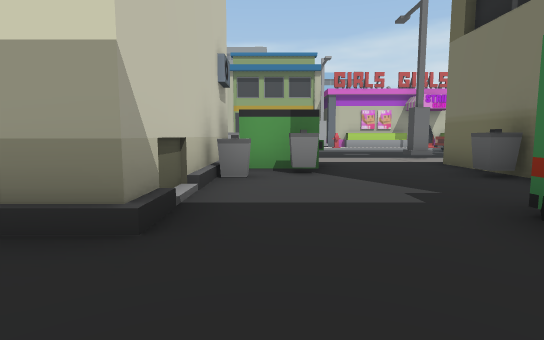
View 1 (above)

24 first-person views from a walk through a 3-D level made in the Unity game engine. The camera is 1.2 m above the floor, tilts 6° down and sees 80° across. The floor is counted in squares, 2 m on a side. Each view is taken from the middle of a square. On the plan, view 1 faces up. The plan holds only what a view shows up to about 10 squares ahead; the rest is blank. The place goes on beyond the plan. The player is left out. Door leaves are left out, so doorways stand open.

View 2
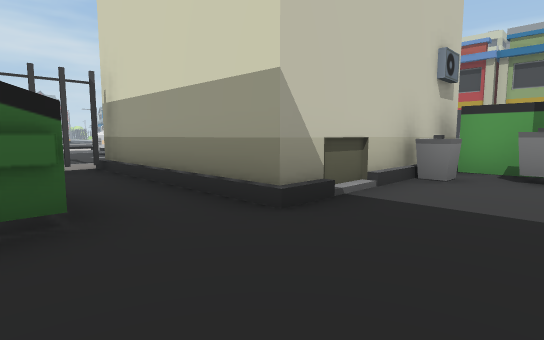

View 3
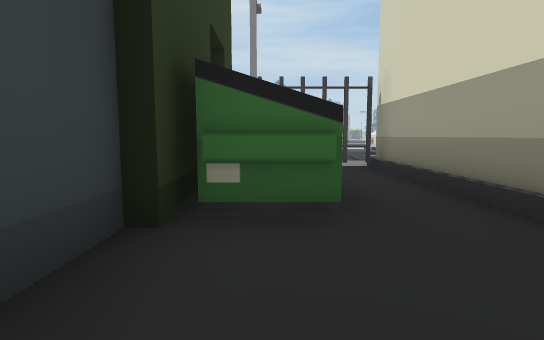

View 4
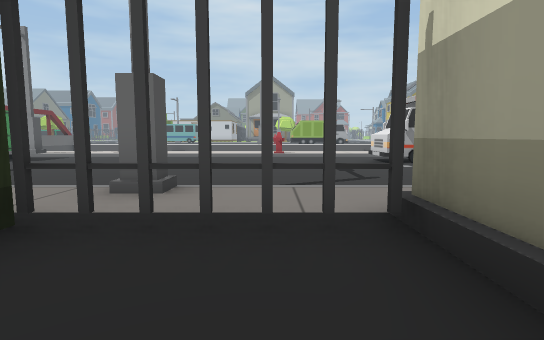

View 5
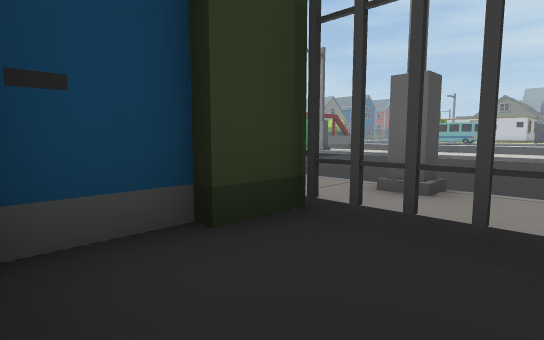

View 6
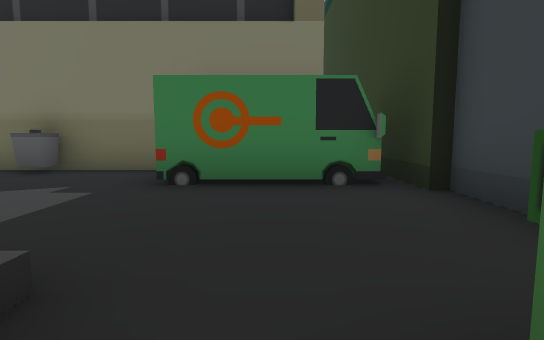

View 7
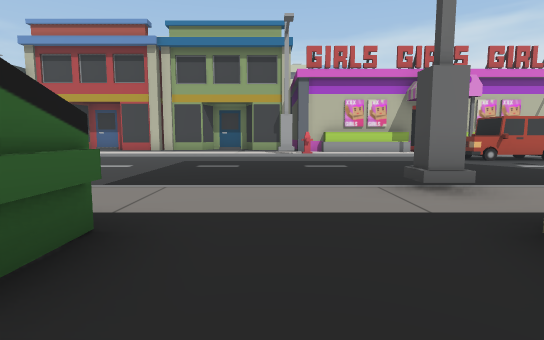

View 8
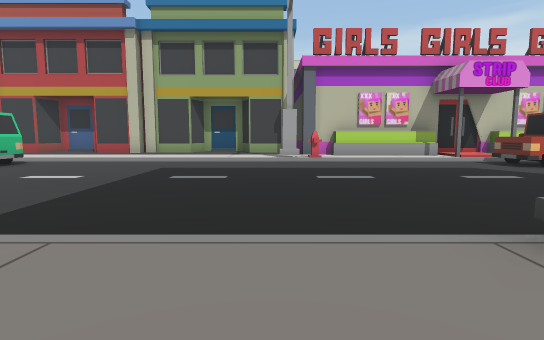

View 9
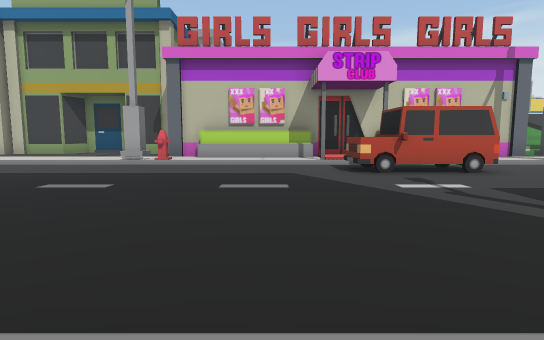

View 10
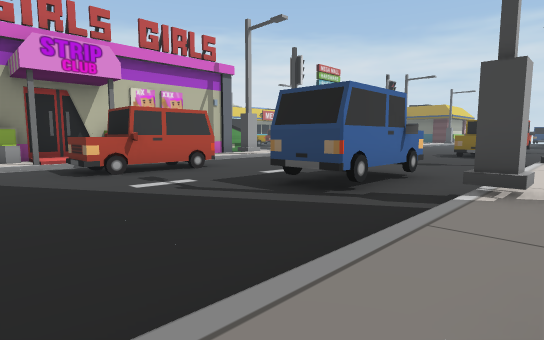

View 11
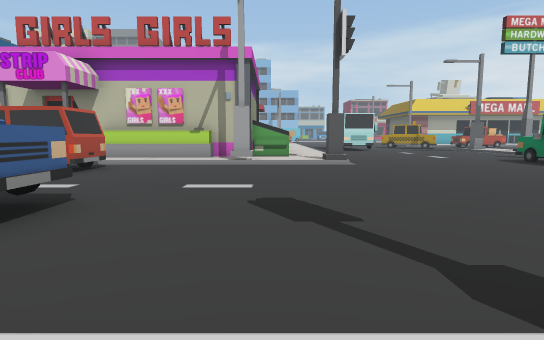

View 12
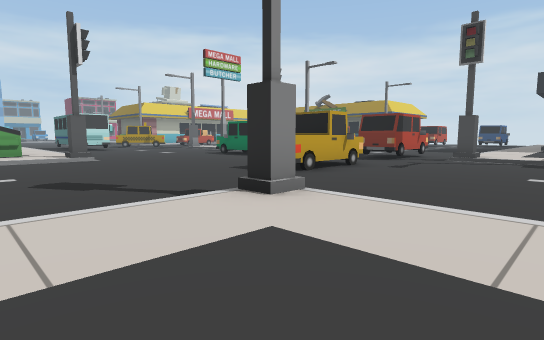

View 13
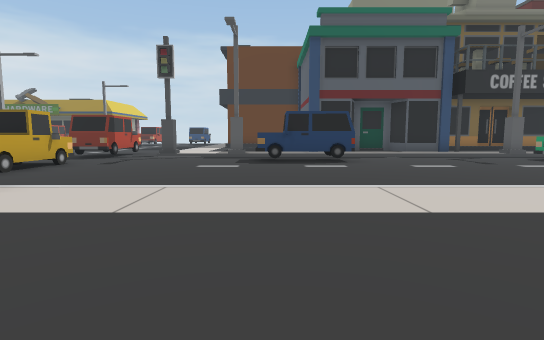

View 14
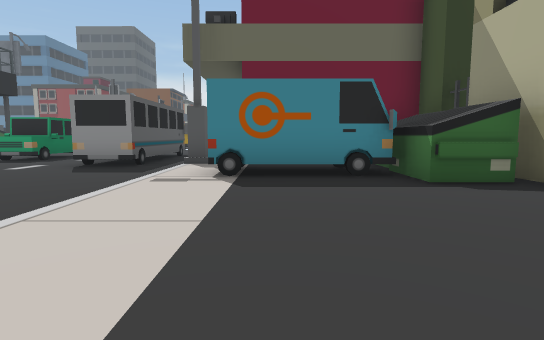

View 15
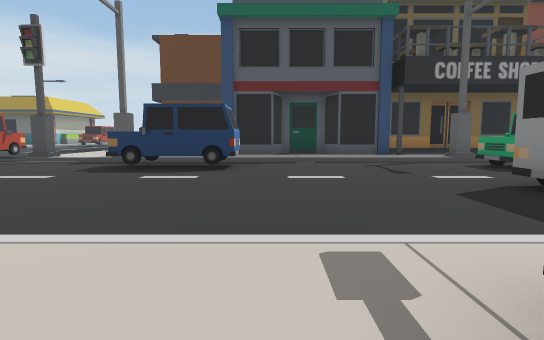

View 16
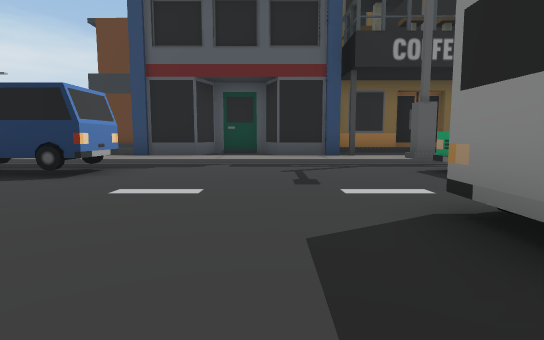

View 17
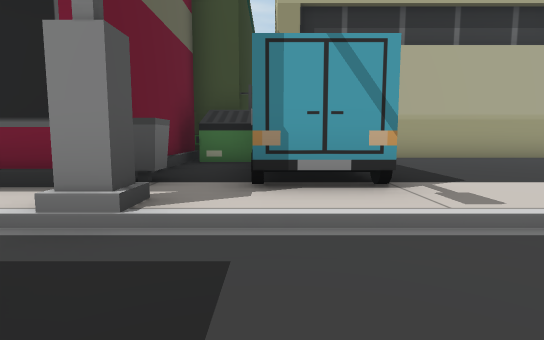

View 18
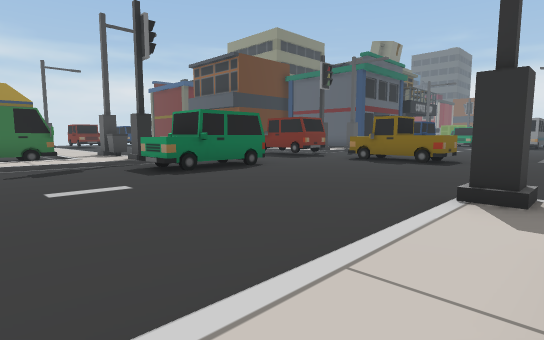

View 19
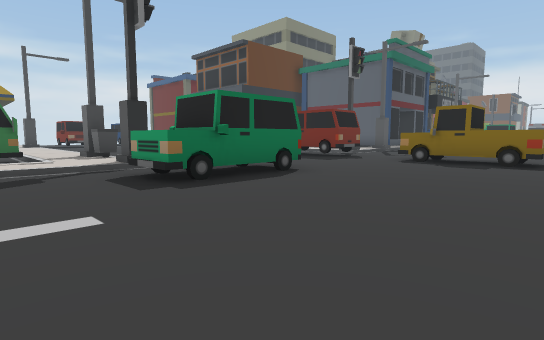

View 20
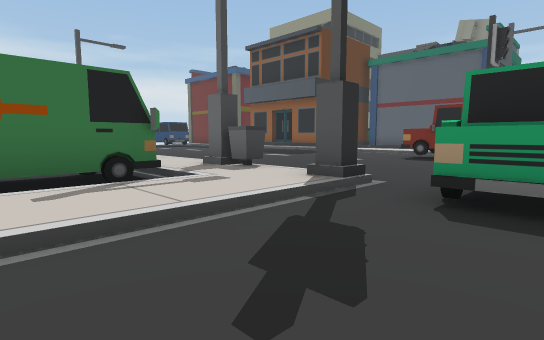

View 21
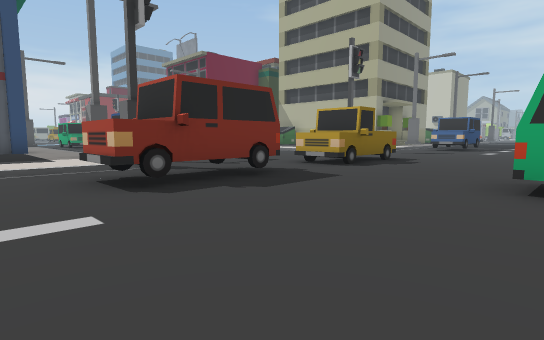

View 22
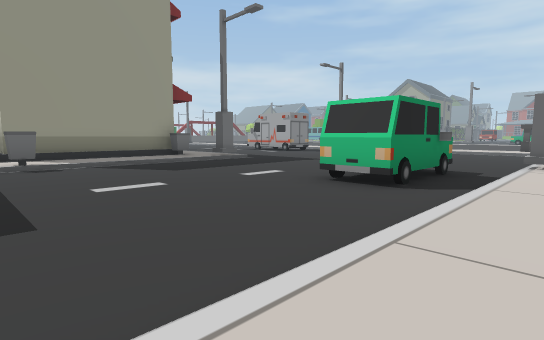

View 23
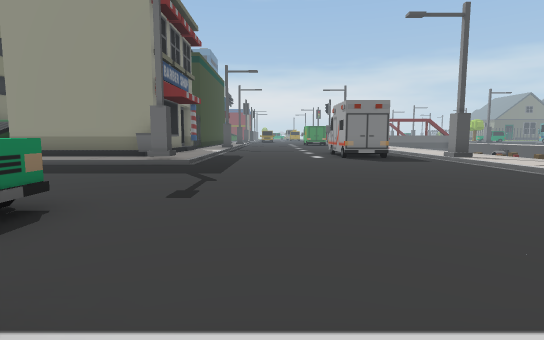

View 24
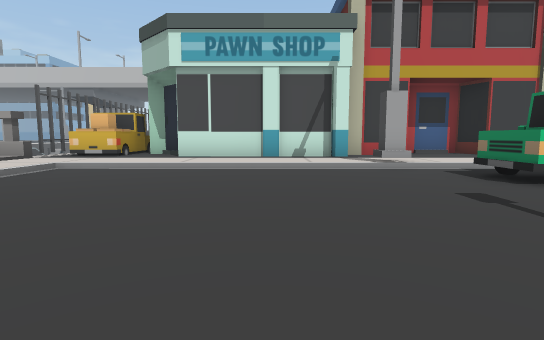

### Floor plan
Key: @ floor where view 1 was taken; # wall or solid block; . main floor; : floor 0.25 m higher than the main floor; + floor 0.5 m higher than the main floor; / step, stairs or slope; v drop or lower ground; B bin; U dumpster; I building; T thing the floor can be seen under or through; C car; H hydrant; A van; F fence; S bus; O other object.
Columns run from 16 left of view 1 to 26 right of it. Each row starts with its distance up from view 1.
 20  OO      ####                  :/....../:.
 19 vOO##  ###::##                U:/....../:.
 18 vOO:####::::  :::::###########U:/....../:AA
 17 #:::::::::::::::::::IIII+IIII:::/....CC/:B#
 16  ///////#//////////H/////////#//O....CCO/B.
 15   /....../CC............C C..........CC....
 14   /....../CC............CCC................
 13    ........................................
 12    ........................................
 11   /.......................CCC.....OOO.CCC..
 10  :/.......................CC......OOO.CCC..
  9 ::/....../#////B////#///////////O......O//
  8 ::#....../:::::::::::::://:: :::/....../::
  7 ::/....../:B####UU::#  I     :::/....../::
  6                #UU::#     #: :::/......#::
  5      O         BB::B#     #:::::/....CC/::
  4    .O...       #::::#     #:::::/....C./::
  3    .. .../     #::::#     #:::::/....CC/:#
  2    .. .../:#####::#       #UU:::/....../:##
  1    .. .../:T::::::#       #UA###/....../::#
  0  :/......#:T:UU:@:#       FU:  #/....../:##
 -1  :/....../:T#######        U::B:#....../###
 -2   /.. .../:               #####//.S..../#:#
 -3     . ...                          ..CC/::#
 -4    .. ..                            .C./ :#
 -5    ..                                C    #

Positions as (right, up) in squares from view 1, and headings:
1: (0, 0), facing up
2: (1, 0), facing up-left
3: (1, 0), facing left
4: (-3, 1), facing left
5: (-3, 1), facing down-left
6: (-2, 1), facing right
7: (2, 5), facing up
8: (2, 7), facing up
9: (6, 8), facing up
10: (6, 8), facing up-right
11: (14, 8), facing up
12: (13, 6), facing up-right
13: (12, 5), facing right
14: (14, 6), facing down
15: (14, 2), facing right
16: (16, 0), facing right
17: (18, 0), facing left
18: (15, 20), facing down-right
19: (17, 19), facing down-right
20: (21, 20), facing down-right
21: (26, 15), facing down-left
22: (0, 17), facing down-left
23: (-9, 17), facing down
24: (-10, 10), facing up
